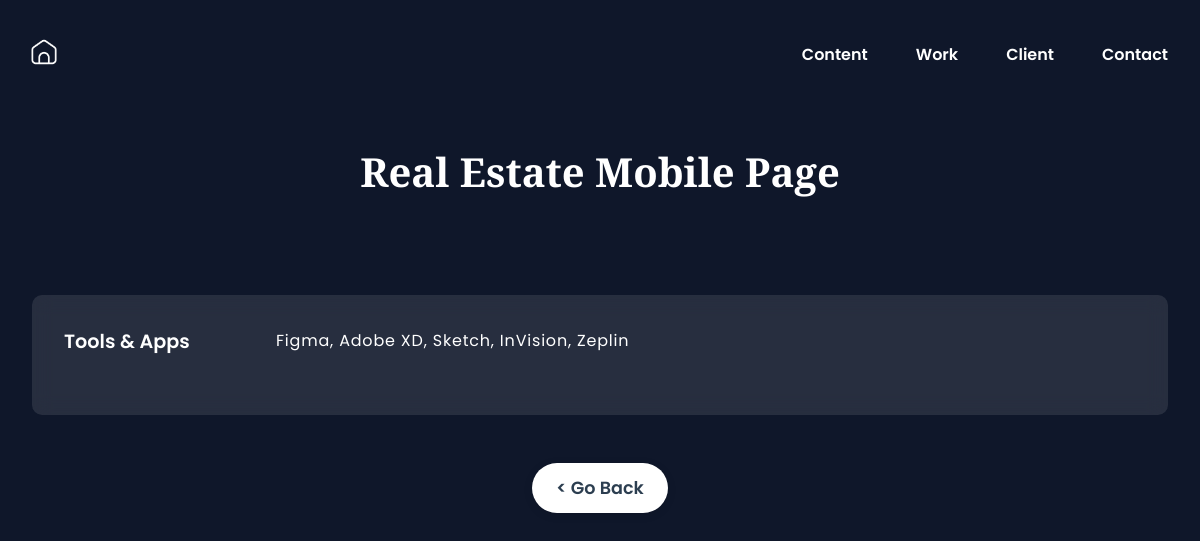
The app's page /mobile-landing-page/1 with its own data.
### portfolioapp/models.py (models this page shows, shortened)
class MobileLandingPage(models.Model):
    title = models.CharField(max_length=128)
    description = models.TextField()
    image = models.ImageField(upload_to='images/mobile_landing/')
    link = models.URLField(max_length=200, blank=True)
    tags = models.ManyToManyField(Tag, blank=True)
    date_posted = models.DateTimeField(auto_now_add=True, null=True)
    order = models.IntegerField(default=0)
    about_brand = models.TextField(
        blank=True, help_text="About brand section content")
    goals = models.TextField(blank=True, help_text="Goals section content")
    tools_apps = models.TextField(
        blank=True, help_text="Tools & Apps section content")
    typefaces_image = models.ImageField(
        upload_to='images/mobile_landing/typefaces/', blank=True, help_text="Typefaces section image")
    color_palette_image = models.ImageField(
        upload_to='images/mobile_landing/colors/', blank=True, help_text="Color palette section image")
    landing_pages_image = models.ImageField(
        upload_to='images/mobile_landing/pages/', blank=True, help_text="Landing Pages section image")
    class Meta:
        ordering = ['order']
        verbose_name = 'Mobile Landing Pages'
        verbose_name_plural = 'Mobile Landing Pages'

### portfolioapp/views.py (the view)
def mobile_landing_page_detail(request, mobile_landing_page_id):
    mobile_landing_page = get_object_or_404(
        MobileLandingPage, id=mobile_landing_page_id)
    return render(request, 'portfolioapp/mobile_landing_page_detail.html', {"mobile_landing_page": mobile_landing_page})

### portfolioapp/templates/portfolioapp/mobile_landing_page_detail.html (shortened to what this page needs)
{% load static %}
<!DOCTYPE html>
<html lang="en">
  <head>
    <link
      rel="stylesheet"
      type="text/css"
      href="{% static 'css/styles.css' %}"
    />
  </head>
  <body class="mobile-landing-detail">
    <header>
      <nav class="navbar">
        <div class="logo">
          <a href="{% url 'home' %}"
            ><img src="{% static 'images/home.png' %}" alt="home logo"
          /></a>
        </div>
        <div class="nav-right">
          <ul class="nav-links">
            <li><a href="{% url 'home' %}#table-of-content">Content</a></li>
            <li><a href="{% url 'home' %}#previous-role">Work</a></li>
            <li><a href="{% url 'home' %}#client-experience">Client</a></li>
            <li><a href="{% url 'home' %}#contact">Contact</a></li>
          </ul>
        </div>
      </nav>
    </header>
    <div class="container portfolio-detail">
      <section class="portfolio portfolio-section">
        <div class="title-section">
          <h1 class="title">
            {{ mobile_landing_page.title }}
          </h1>
        </div>
        <div class="content-wrapper">
          <div class="content-grid">
            {% if mobile_landing_page.about_brand or mobile_landing_page.goals or mobile_landing_page.tools_apps %}
            <div class="content-container">
              {% if mobile_landing_page.tools_apps %}
              <div class="content-row">
                <h4>Tools & Apps</h4>
                <p>{{ mobile_landing_page.tools_apps }}</p>
              </div>
              {% endif %}
            </div>
            {% endif %}
          </div>
          <div class="go-back-section">
            <a
              href="{% url 'home' %}#mobile-landing-pages"
              class="go-back-btn"
            >
              < Go Back
            </a>
          </div>
        </div>
      </section>
    </div>
  </body>
</html>

### static/css/styles.css (style rules this page uses)
* { margin: 0; padding: 0; box-sizing: border-box; }
html, body { background-color: #0f172a; min-height: 100%; image-rendering: -webkit-optimize-contrast; image-rendering: crisp-edges; }
body { overflow-x: hidden; }
img { max-width: 100%; height: auto; loading: lazy; image-rendering: -webkit-optimize-contrast; image-rendering: crisp-edges; will-change: transform; }
.container { max-width: 1200px; margin-inline: auto; padding: 0 2rem; }
.portfolio, .previous-role { scroll-margin-top: 100px; }
h1, h2 { font-family: "Libre Baskerville", serif; }
p, .nav-links li { font-family: "Poppins", sans-serif; }
.navbar { display: flex; justify-content: space-between; align-items: center; z-index: 1000; position: fixed; top: 0; left: 0; right: 0; max-width: 1200px; margin-inline: auto; padding-top: 2rem; padding: 2rem 2rem; }
.logo img { width: 3rem; margin-left: -0.5rem; position: relative; transition: transform 0.3s ease; }
.logo a { text-decoration: none; }
.nav-right { display: flex; align-items: center; margin-left: auto; }
.nav-links { display: flex; list-style: none; position: relative; gap: 3rem; }
.nav-links a { font-weight: 600; color: white; text-decoration: none; position: relative; }
.nav-links a::after { content: ""; position: absolute; left: 0; right: 0; bottom: -6px; height: 2px; background-color: white; transform: scaleX(0); transition: transform 0.2s ease; }
.portfolio p, .previous-role p, .client-experience p, .contact p, .table-of-content p { font-size: 1.2rem; color: #8297bd; margin: 1rem 0; display: block; }
.portfolio-detail p { width: 100% !important; margin: 0 !important; }
.content-container { background: rgba(255, 255, 255, 0.1); backdrop-filter: blur(10px); border-radius: 10px; padding: 2rem; margin-top: 3rem; gap: 1.6rem; min-height: 120px; position: relative; display: flex; flex-direction: column; align-items: flex-start; color: white; }
.content-row { display: flex; gap: 2rem; align-items: flex-start; padding-bottom: 1.6rem; width: 100%; position: relative; border-bottom: 1px solid rgba(255, 255, 255, 0.3); box-sizing: border-box; }
.content-row:last-child { margin-bottom: 0; padding-bottom: 0; border-bottom: none; }
.content-row h4 { flex: 0 0 120px; margin: 0; font-size: 1.2rem; font-weight: 600; color: white; min-width: 180px; font-family: "Poppins", sans-serif; }
.content-row p { flex: 1; font-size: 1rem; line-height: 1.7; color: white; text-align: left; letter-spacing: 0.8px; }
.portfolio { margin: 8rem 0; }
html { scroll-behavior: smooth; }
.mobile-landing-detail .container { max-width: 1200px; margin: 0 auto; padding: 1rem; }
.mobile-landing-detail .portfolio-section { margin-top: 8rem; }
.mobile-landing-detail .title-section { text-align: center; margin-bottom: 3rem; }
.mobile-landing-detail .title { color: white; font-size: 2.5rem; margin-bottom: 1rem; }
.mobile-landing-detail .content-wrapper { max-width: 1200px; margin: 0 auto; padding: 0 1rem; }
.mobile-landing-detail .content-grid { display: grid; gap: 3rem; }
.mobile-landing-detail .go-back-section { text-align: center; margin-top: 3rem; }
.mobile-landing-detail .go-back-btn { display: inline-block; background-color: white; color: #2c3e50; padding: 12px 24px; border-radius: 25px; text-decoration: none; font-weight: 600; font-size: 1.1rem; font-family: "Poppins", sans-serif; transition: all 0.3s ease; box-shadow: 0 2px 10px rgba(0, 0, 0, 0.1); }

### records on screen
MobileLandingPage: title "Real Estate Mobile Page", tools_apps "Figma, Adobe XD, Sketch, InVision, Zeplin"
